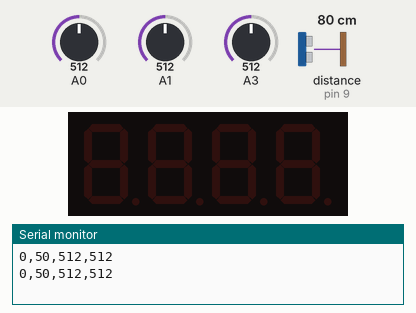
A sketch run on a simulated Arduino Uno, built with avr-gcc and run on an emulated ATmega328P. Shown: 4-digit seven-segment display, the last lines printed to the serial monitor. Wiring (inferred from the names in the program): ultrasonic range finder: trigger pin 10; echo pin 9. Inputs (shaded band) come from the test bench; at power-on: distance to the obstacle (sensor on pin 9) 80 cm, A0 = 512, A1 = 512, A3 = 512. The echo pulse lasts 58.3 µs per cm.

Above: at 1.8 s.
1.9 s: distance to the obstacle (sensor on pin 9) set to 4 cm
At 2.6 s:
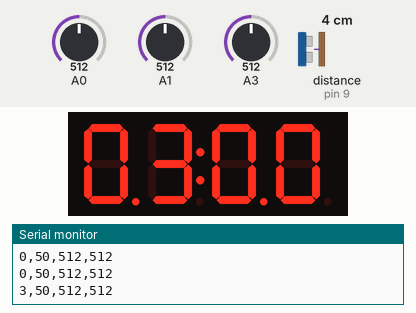
3.5 s: distance to the obstacle (sensor on pin 9) set to 9 cm
At 4.9 s:
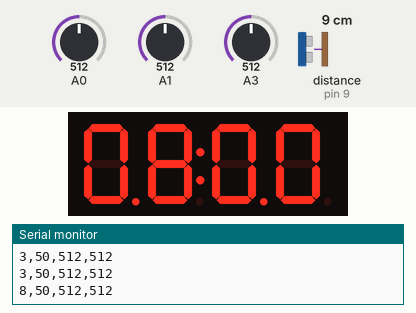
5.6 s: distance to the obstacle (sensor on pin 9) set to 18 cm
At 7.4 s:
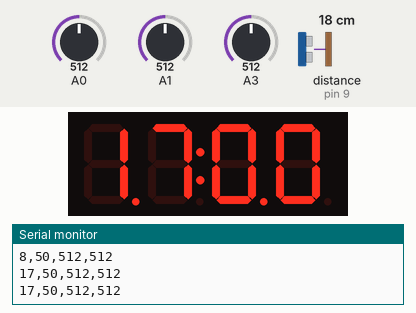
Timing chart, 0 to 8.9 s (numbered marks = the images above; inputs shaded):
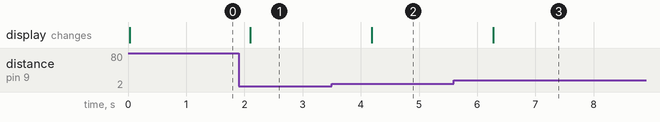

Measured:
- after the input at 1.9 s, the display: changes after 0.20 s (image 1)
- after the input at 3.5 s, the display: changes after 0.69 s (image 2)
- after the input at 5.6 s, the display: changes after 0.68 s (image 3)

The sketch:

ArduinoHatBeat.ino
```cpp
#define echoPin 9
#define trigPin 10

#include "pitches.h"
#include <TM1637Display.h>
#include <math.h>

// Define the connections pins
#define CLK 3
#define DIO 4

// Create a display object of type TM1637Display
TM1637Display display = TM1637Display(CLK, DIO);

// Create an array that turns all segments ON
const uint8_t allON[] = {0xff, 0xff, 0xff, 0xff};

// Create an array that turns all segments OFF
const uint8_t allOFF[] = {0x00, 0x00, 0x00, 0x00};

// Create an array that sets individual segments per digit to display the word "dOnE"
const uint8_t done[] = {
  SEG_B | SEG_C | SEG_D | SEG_E | SEG_G,           // d
  SEG_A | SEG_B | SEG_C | SEG_D | SEG_E | SEG_F,   // O
  SEG_C | SEG_E | SEG_G,                           // n
  SEG_A | SEG_D | SEG_E | SEG_F | SEG_G            // E
};

long duration;

int distance1=0;
int distance=0;

void setup() {
  Serial.begin(9600);

  pinMode(trigPin, OUTPUT);
  pinMode(echoPin, INPUT);

  // Volume Input
  pinMode(A0, INPUT);

  // Joystick Input
  pinMode(A1, INPUT);

  // Luminosity Input
  pinMode(A3, INPUT);
}

float ultrasonicRead () {
  digitalWrite(trigPin, LOW);
  delayMicroseconds(2);

  digitalWrite(trigPin, HIGH);
  delayMicroseconds(5);
  digitalWrite(trigPin, LOW);

  duration = pulseIn(echoPin, HIGH);

  distance = duration * 0.034/2;

  return distance;

}

String toSend = "";

void loop() {

  int select = analogRead(A1);

  display.setBrightness(4);

  distance1 = ultrasonicRead();
  int distanceInt = (distance1 * 100);

  int vol = analogRead(A0);
  vol = map(vol, 0, 1023, 0, 100);

  int lum = analogRead(A3);

  if(distance1 > 2 && distance1 < 28) {
    // If hand is between a 2-28 [cm] range
    display.setSegments(allON);
    display.showNumberDecEx(distanceInt,0b11100000	,true,4,0);
  } else {
    display.setSegments(allOFF);
    distance1 = 0;
  }

  // Data to send
  toSend = (String) distance1 + "," + (String) vol + "," + (String) select + "," + (String) lum;
  Serial.println(toSend);

  delay(1000);

}
```
